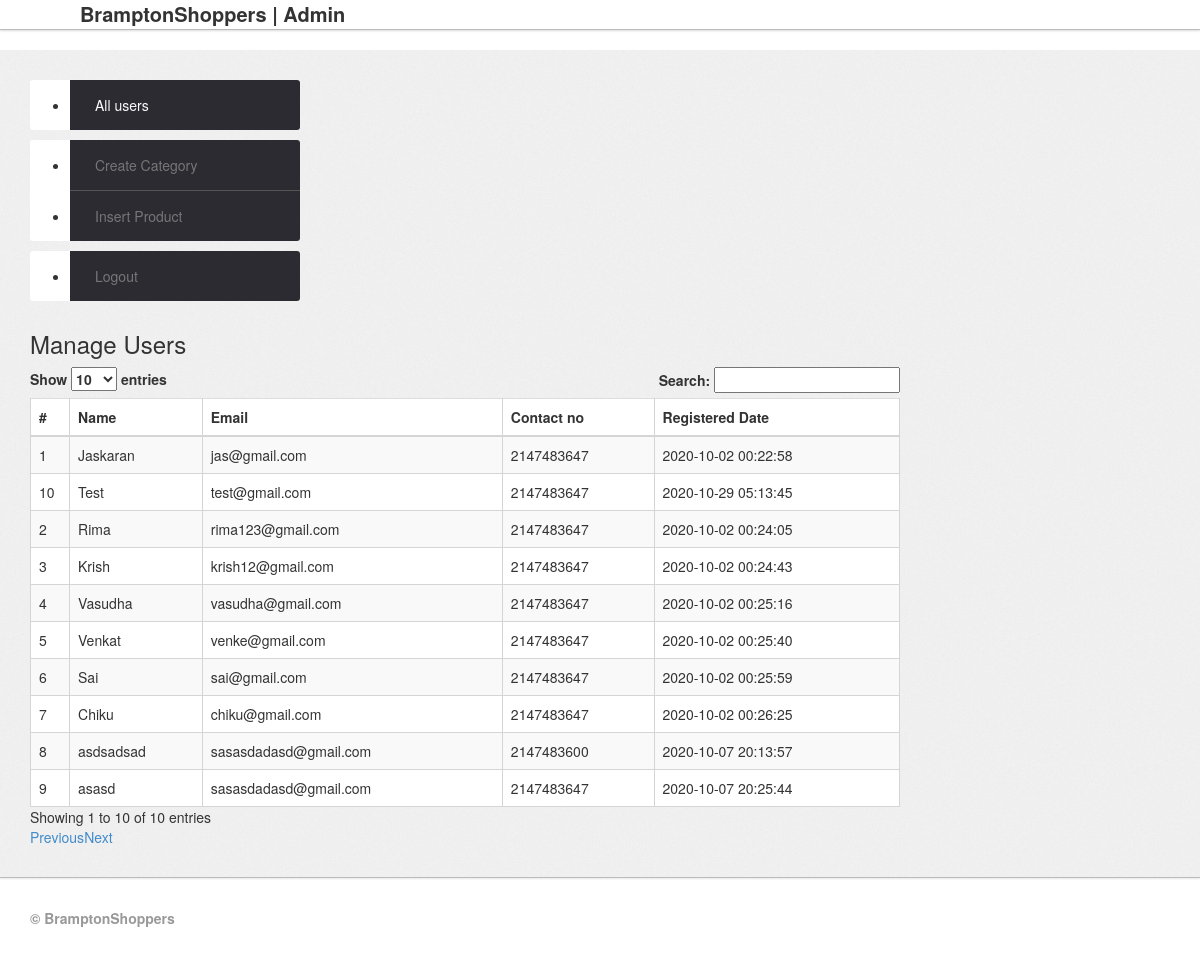
Screenshot of /admin/all-users.php (signed in) with the database file from the repository.
### tables this page shows
CREATE TABLE `users` (
  `id` int(11) NOT NULL,
  `name` varchar(50) DEFAULT NULL,
  `email` varchar(50) DEFAULT NULL,
  `contactno` int(10) DEFAULT NULL,
  `password` varchar(50) DEFAULT NULL,
  `regDate` timestamp NOT NULL DEFAULT current_timestamp(),
  `updationDate` datetime DEFAULT NULL
);

### admin/all-users.php (the view, shortened to what this page needs)
<?php
include('include/config.php');
if(strlen($_SESSION['alogin']) == 0){
	header('location:index.php');
}else{
?>
<!DOCTYPE html>
<html lang="en">
	<head>
		<link type="text/css" href="bootstrap/css/bootstrap.min.css" rel="stylesheet">
		<link type="text/css" href="bootstrap/css/bootstrap-responsive.min.css" rel="stylesheet">
		<link type="text/css" href="css/theme.css" rel="stylesheet">
	</head>
	<body>
		<?php include('include/header.php');?>
		<div class="wrapper">
			<div class="container">
				<div class="row">
					<?php include('include/sidebar.php');?>
					<div class="span9">
						<div class="content">
							<div class="module">
								<div class="module-head">
									<h3>Manage Users</h3>
								</div>
								<div class="module-body table">
									<table cellpadding="0" cellspacing="0" border="0" class="datatable-1 table table-bordered table-striped	 display" width="100%">
										<thead>
											<tr>
												<th>#</th>
												<th> Name</th>
												<th>Email </th>
												<th>Contact no</th>
												<th>Registered Date </th>
											</tr>
										</thead>
										<tbody>
											<?php $query = mysqli_query($con,"SELECT * FROM users");
											$count = 1;
											while($row = mysqli_fetch_array($query)){
											?>
												<tr>
													<td><?php echo htmlentities($count);?></td>
													<td><?php echo htmlentities($row['name']);?></td>
													<td><?php echo htmlentities($row['email']);?></td>
													<td> <?php echo htmlentities($row['contactno']);?></td>
													<td><?php echo htmlentities($row['regDate']);?></td>
												</tr>
											<?php $count = $count+1; } ?>
										</tbody>
									</table>
								</div>
							</div>
						</div>
					</div>
				</div>
			</div>
		</div>
		<?php include('include/footer.php');?>
</body>
<?php } ?>

### admin/include/header.php (shortened to what this page needs)
<div class="navbar navbar-fixed-top">
	<div class="navbar-inner">
		<div class="container">
			<a class="btn btn-navbar" data-toggle="collapse" data-target=".navbar-inverse-collapse">
			</a>
			<a class="brand" href="index.php">
				BramptonShoppers | Admin
			</a>
		</div>
	</div>
</div>

### admin/include/sidebar.php (shortened to what this page needs)
<div class="span3">
	<div class="sidebar">
		<?php $current_page = $_SERVER['REQUEST_URI'];
			$url = basename($current_page);
			$pageName = substr($url, 0, -4);
			if($pageName == 'all-users'){
				$class = 'active';
				$cls = '';
				$activeCls = '';
			}else if($pageName == 'category'){
				$cls = 'active';
				$class = '';
				$activeCls = '';
			}else if($pageName == 'insert-product'){
				$activeCls = 'active';
				$class = '';
				$cls = '';
			}else{
				$activeCls = '';
				$class = '';
				$cls = '';
			}
		?>
		<ul class="widget widget-menu unstyled">
			<li>
				<a class="<?php echo $class;?>" href="all-users.php">
					All users
				</a>
			</li>
		</ul>
		<ul class="widget widget-menu unstyled">
			<li><a class="<?php echo $cls;?>" href="category.php"><i class="menu-icon icon-tasks"></i> Create Category </a></li>
			<li><a class="<?php echo $activeCls;?>" href="insert-product.php"><i class="menu-icon icon-paste"></i>Insert Product </a></li>
		</ul>
		<ul class="widget widget-menu unstyled">
			<li><a href="logout.php"><i class="menu-icon icon-signout"></i>Logout</a></li>
		</ul>
	</div>
</div>

### admin/include/footer.php
<div class="footer">
	<div class="container">
		<b class="copyright">&copy; BramptonShoppers</b>
	</div>
</div>

### admin/css/theme.css (style rules this page uses)
.wrapper { background: url(../images/bg.png) #eee; border-bottom: 1px solid #bbb; box-shadow: 0 1px 2px rgba(0,0,0,0.1); padding: 30px 0 }
.footer { color: #999; padding: 30px 0 60px }
.navbar { position: static!important; margin: 0!important }
.navbar .navbar-inner { background: #fff; border-bottom: 1px solid #bbb; box-shadow: 0 1px 2px rgba(0,0,0,0.15) }
.navbar .brand { color: #333; font-weight: bold; font-size: 20px; margin-right: 20px; padding: 20px }
.btn { border-radius: 3px; font-size: 13px; font-weight: 600; }
.table { margin-bottom: 0 }
.table th, .table td { border-color: #d5d5d5!important }
.table-bordered thead:first-child tr:first-child>th:first-child, .table-bordered tbody:first-child tr:first-child>td:first-child { border-top-left-radius: 2px }
.table-bordered thead:first-child tr:first-child>th:last-child, .table-bordered tbody:first-child tr:first-child>td:last-child { border-top-right-radius: 2px }
.table-bordered thead:last-child tr:last-child>th:first-child, .table-bordered tbody:last-child tr:last-child>td:first-child, .table-bordered tfoot:last-child tr:last-child>td:first-child { border-bottom-left-radius: 2px }
.table-bordered thead:last-child tr:last-child>th:last-child, .table-bordered tbody:last-child tr:last-child>td:last-child, .table-bordered tfoot:last-child tr:last-child>td:last-child { border-bottom-right-radius: 2px }
.widget-menu { background: #fff; border-radius: 3px; overflow: hidden }
.widget-menu a { color: #555; display: block; line-height: 20px; padding: 15px; text-decoration: none!important }
.widget-menu>li+li { border-top: 1px solid #555 }
.widget-menu>li>a { background-color: #2d2b32; color: #767676; transition: all .2s ease-in-out; }
.widget-menu >li> a.active { color: #fafafa; }

### rows the page displays
users: name "Jaskaran", email "jas@gmail.com", contactno "2147483647", regDate "2020-10-02 00:22:58"
users: name "Rima", email "rima123@gmail.com", contactno "2147483647", regDate "2020-10-02 00:24:05"
users: name "Krish", email "krish12@gmail.com", contactno "2147483647", regDate "2020-10-02 00:24:43"
users: name "Vasudha", email "vasudha@gmail.com", contactno "2147483647", regDate "2020-10-02 00:25:16"
users: name "Venkat", email "venke@gmail.com", contactno "2147483647", regDate "2020-10-02 00:25:40"
users: name "Sai", email "sai@gmail.com", contactno "2147483647", regDate "2020-10-02 00:25:59"
users: name "Chiku", email "chiku@gmail.com", contactno "2147483647", regDate "2020-10-02 00:26:25"
users: name "asdsadsad", email "sasasdadasd@gmail.com", contactno "2147483600", regDate "2020-10-07 20:13:57"
users: name "asasd", email "sasasdadasd@gmail.com", contactno "2147483647", regDate "2020-10-07 20:25:44"
users: name "Test", email "test@gmail.com", contactno "2147483647", regDate "2020-10-29 05:13:45"
